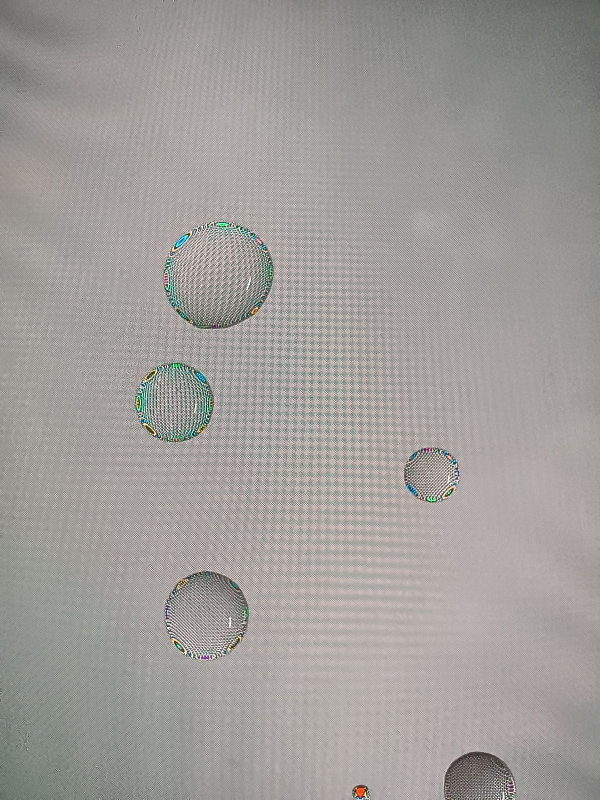
#> input picture PrevFiles/drop28.jpg, 1200 x 1600 px, found by its file name (shown at 1/2 size)
$ python canny_detection.py   (older library calls are emulated)
#> lines starting #> are read from the running program, lines starting #| are printed output that depends on the picture; after the words box and inside, x2 and y2 are one past the last pixel; in counts of white or black regions, pixels touching at a corner belong together
import cv2
import numpy as np

def unsharp_mask(img, blur_size=(5, 5), img_weight=1.5, gaussian_weight=-0.5):
    """Applies unsharp masking to enhance image details."""
    gaussian = cv2.GaussianBlur(img, blur_size, 0)
    return cv2.addWeighted(img, img_weight, gaussian, gaussian_weight, 0)

def clahe(img, clip_limit=2.0, grid_size=(8, 8)):
    """Applies Contrast Limited Adaptive Histogram Equalization (CLAHE) to the image."""
    clahe_obj = cv2.createCLAHE(clipLimit=clip_limit, tileGridSize=grid_size)
    return clahe_obj.apply(img)

def get_sobel(img, size=3):
    """Calculates the Sobel gradient for the image."""
    sobelx64f = cv2.Sobel(img, cv2.CV_64F, 2, 0, ksize=size)
    abs_sobel64f = np.absolute(sobelx64f)
    return np.uint8(abs_sobel64f)

# Load the input image
image_path =  r"C:\Users\anjit\Downloads\C++_ANJITHA\OELP\drop28.jpg" # Replace with your image path
img = cv2.imread(image_path)
#> img is the input picture: shape (1600, 1200, 3); mean B, G, R 153.7, 157.3, 160.5

# Check if the image was loaded successfully
if img is None:
    print(f"Error: Unable to load image at {image_path}")
    exit()

# Save color copy for visualizing
imgc = img.copy()

# Resize the image to simplify analysis
resize_factor = 1.5
img = cv2.resize(img, None, fx=1 / resize_factor, fy=1 / resize_factor)
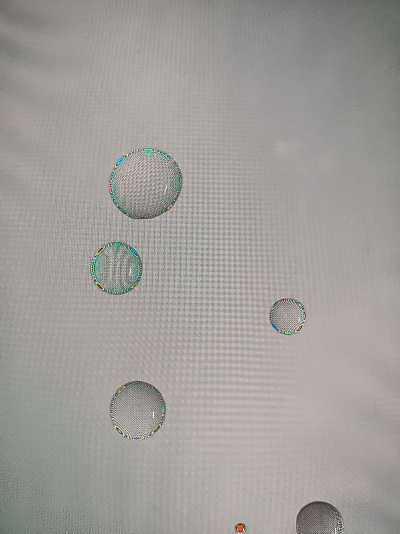
#> img: shape (1067, 800, 3) (shown at 1/2 size); mean B, G, R 153.6, 157.3, 160.5
img = cv2.cvtColor(img, cv2.COLOR_BGR2GRAY)
#> img: shape (1067, 800)
cv2.imshow("Input", img)

# Use Sobel operator to evaluate high frequencies
sobel = get_sobel(img)
#> in get_sobel, `sobelx64f = cv2.Sobel(img, cv2.CV_64F, 2, 0, ksize=size)`:
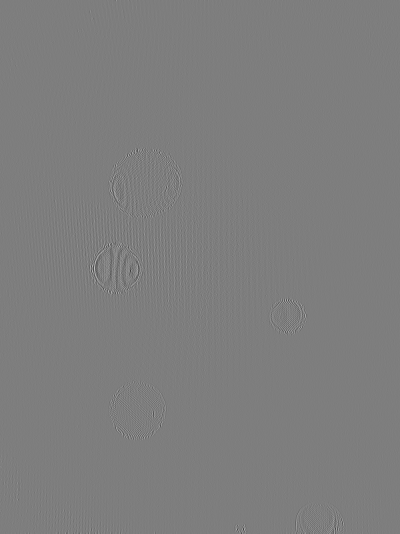
#> sobelx64f: shape (1067, 800) float64 (shown at 1/2 size); min -1171, max 1198, mean 0; drawn with min black and max white
#> in get_sobel, `abs_sobel64f = np.absolute(sobelx64f)`:
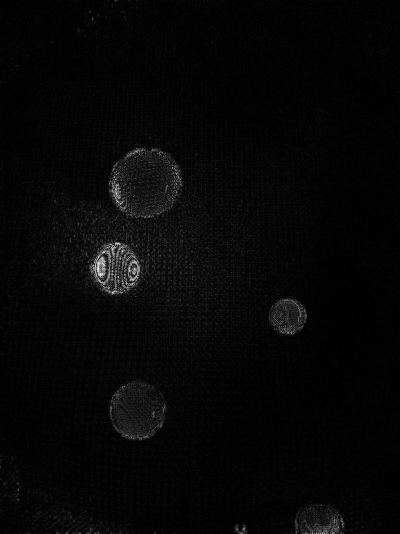
#> abs_sobel64f: shape (1067, 800) float64 (shown at 1/2 size); min 0, max 1198, mean 33.4; drawn with min black and max white
#> in get_sobel, `return np.uint8(abs_sobel64f)`:
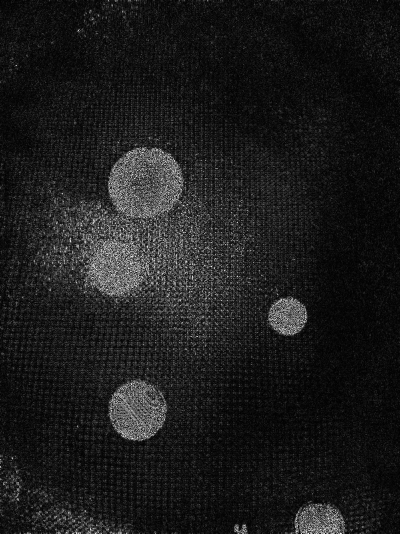
#> returned value: shape (1067, 800) (shown at 1/2 size); min 0, max 255, mean 27.9

# Experimentally calculated function for determining clip limit
clip_limit = (-2.556) * np.sum(sobel) / (img.shape[0] * img.shape[1]) + 26.557
#> clip_limit = -44.83

# Limit CLAHE if there's not enough or too much detail
clip_limit = max(0.1, min(clip_limit, 8.0))
#> clip_limit = 0.1

# Apply CLAHE and unsharp masking to enhance high frequencies
img = clahe(img, clip_limit)
img = unsharp_mask(img)

# Apply Gaussian blur to smooth the image
blurred_img = cv2.GaussianBlur(img, (5, 5), 0)

# Perform edge detection using Canny
canny = cv2.Canny(blurred_img, 100, 255)
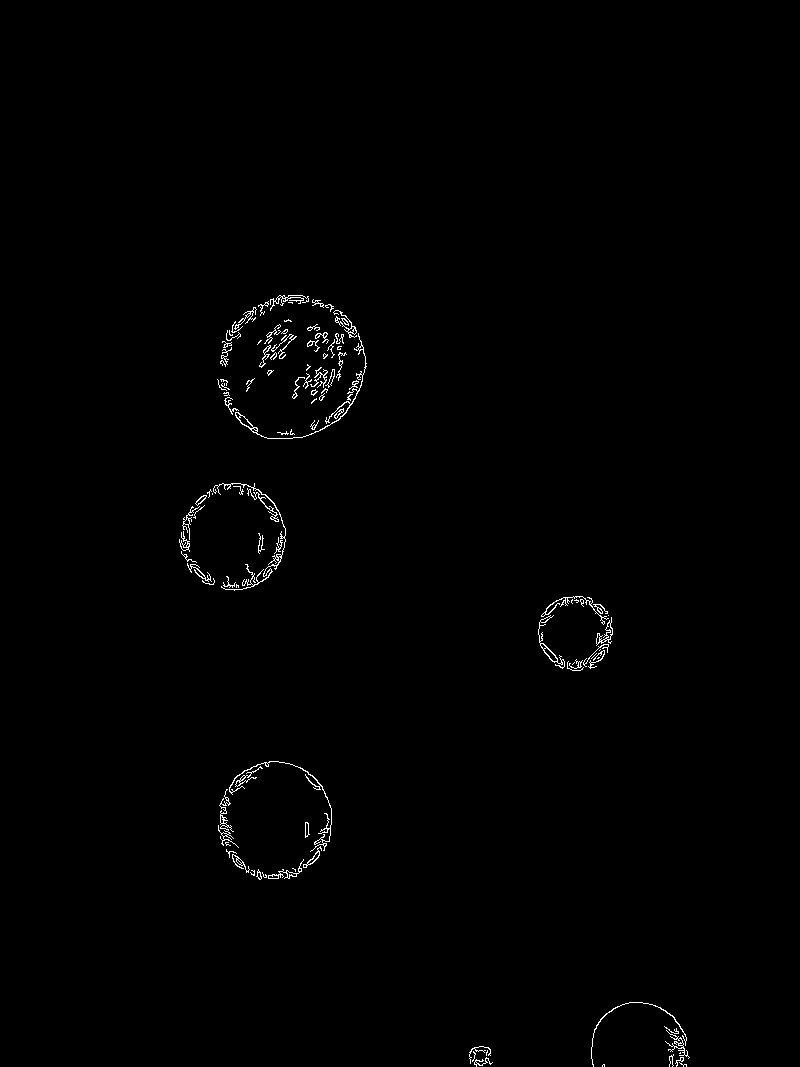
#> canny: shape (1067, 800); 0.68% white in thin lines or dots, all inside (x1, y1, x2, y2) = (179, 295, 690, 1067)
cv2.imshow("Output", canny)

# Wait for a key press and close all windows
cv2.waitKey(0)
cv2.destroyAllWindows()

$ run again, with PrevFiles/drop24.jpg copied over PrevFiles/drop28.jpg
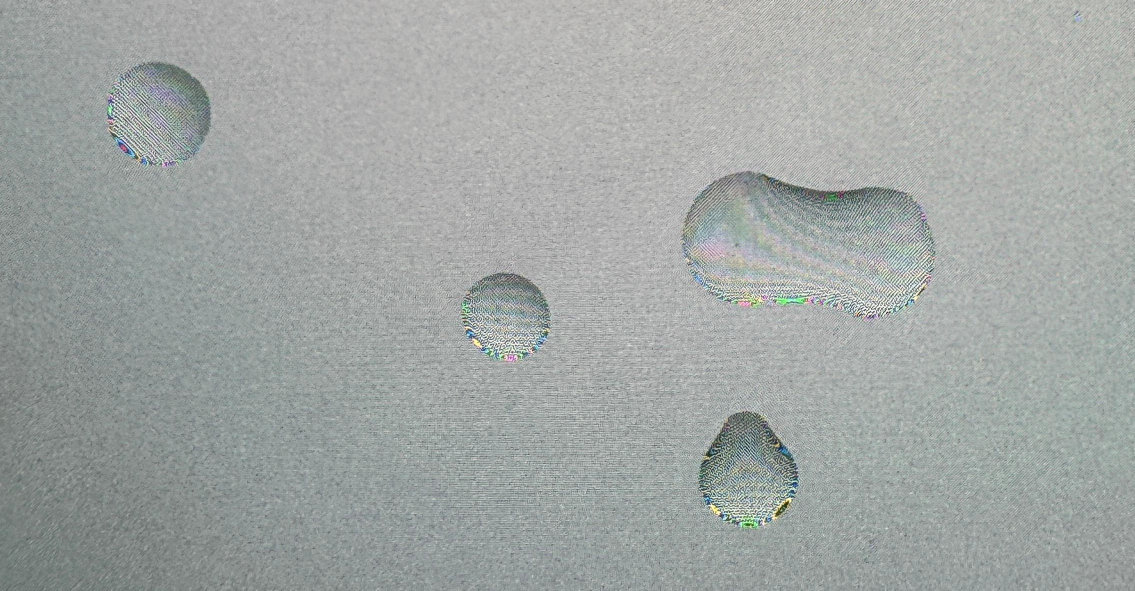
#> input picture PrevFiles/drop24.jpg, 2270 x 1181 px, found by its file name (shown at 1/2 size)
#> img is the input picture: shape (1181, 2270, 3); mean B, G, R 164.3, 166.3, 161.3
#> in get_sobel, `return np.uint8(abs_sobel64f)`:
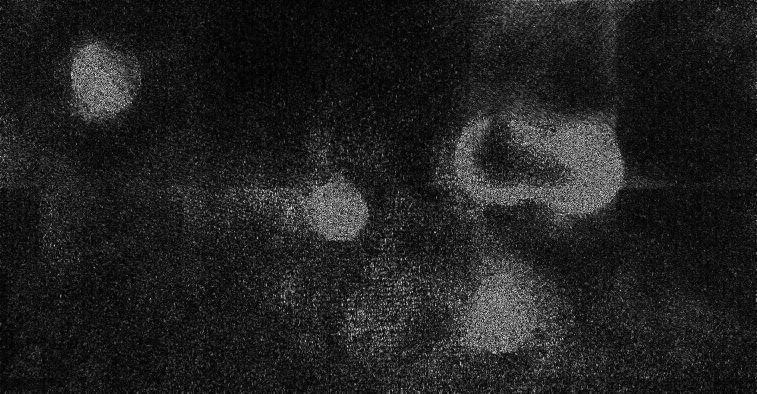
#> returned value: shape (787, 1513) (shown at 1/2 size); min 0, max 255, mean 32.9
#> `clip_limit = (-2.556) * np.sum(sobel) / (img.shape[0] * img.shape[1]) ..`: clip_limit = -57.42
#> `clip_limit = max(0.1, min(clip_limit, 8.0))`: clip_limit = 0.1
#> `canny = cv2.Canny(blurred_img, 100, 255)`:
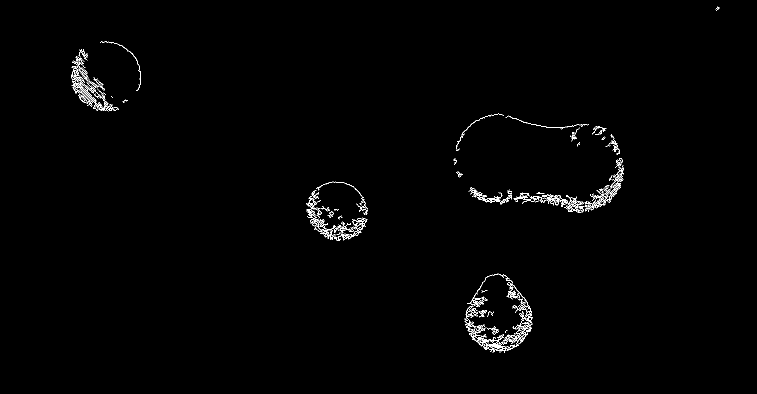
#> canny: shape (787, 1513) (shown at 1/2 size); 0.81% white in thin lines or dots, all inside (x1, y1, x2, y2) = (142, 13, 1439, 706)

$ run again, with PrevFiles/drop25.jpg copied over PrevFiles/drop28.jpg
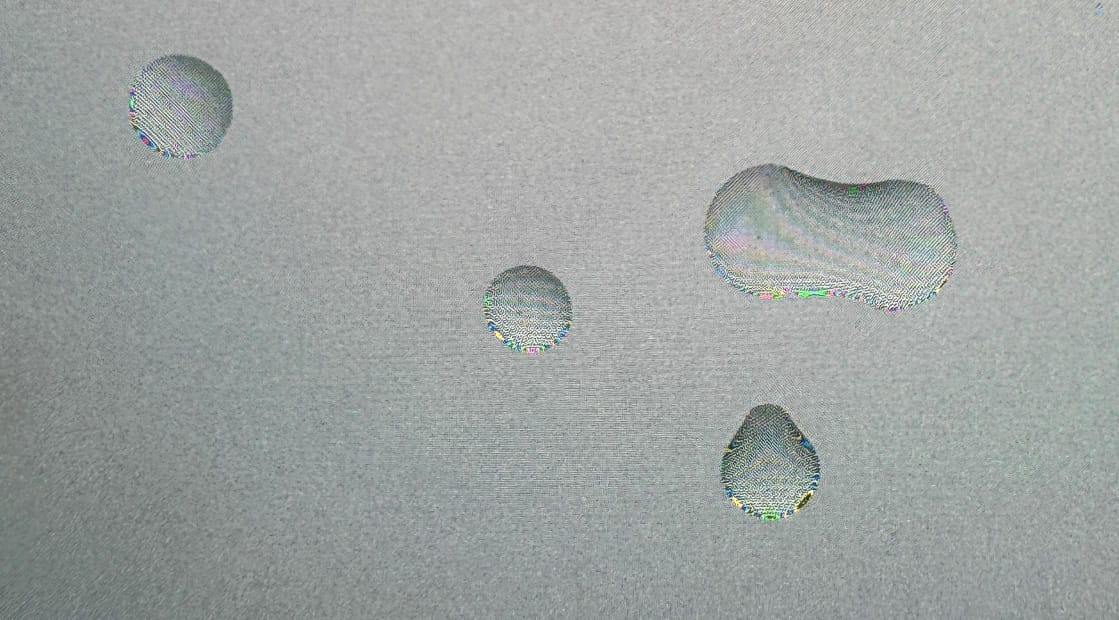
#> input picture PrevFiles/drop25.jpg, 1119 x 620 px, found by its file name
#> img is the input picture: shape (620, 1119, 3); mean B, G, R 162.4, 164.2, 159.2
#> in get_sobel, `return np.uint8(abs_sobel64f)`:
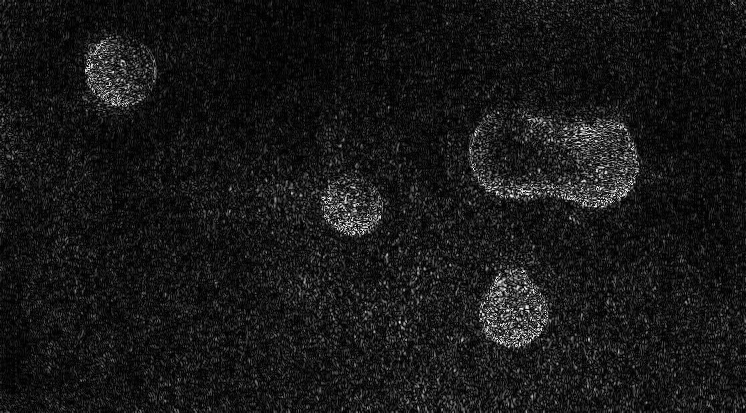
#> returned value: shape (413, 746); min 0, max 255, mean 23.8
#> `clip_limit = (-2.556) * np.sum(sobel) / (img.shape[0] * img.shape[1]) ..`: clip_limit = -34.27
#> `clip_limit = max(0.1, min(clip_limit, 8.0))`: clip_limit = 0.1
#> `canny = cv2.Canny(blurred_img, 100, 255)`:
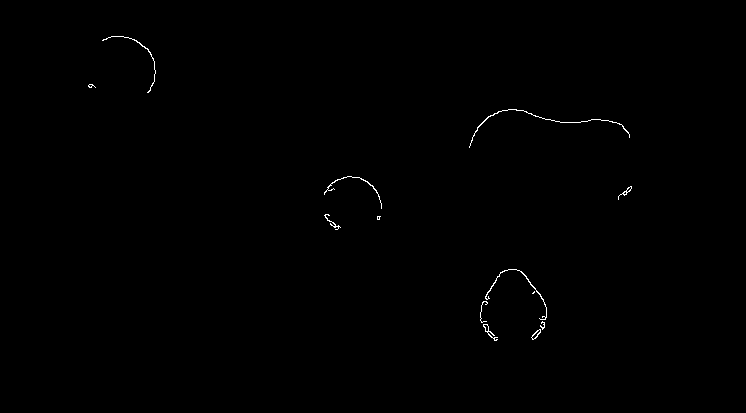
#> canny: shape (413, 746); 0.27% white in thin lines or dots, all inside (x1, y1, x2, y2) = (88, 36, 632, 341)
